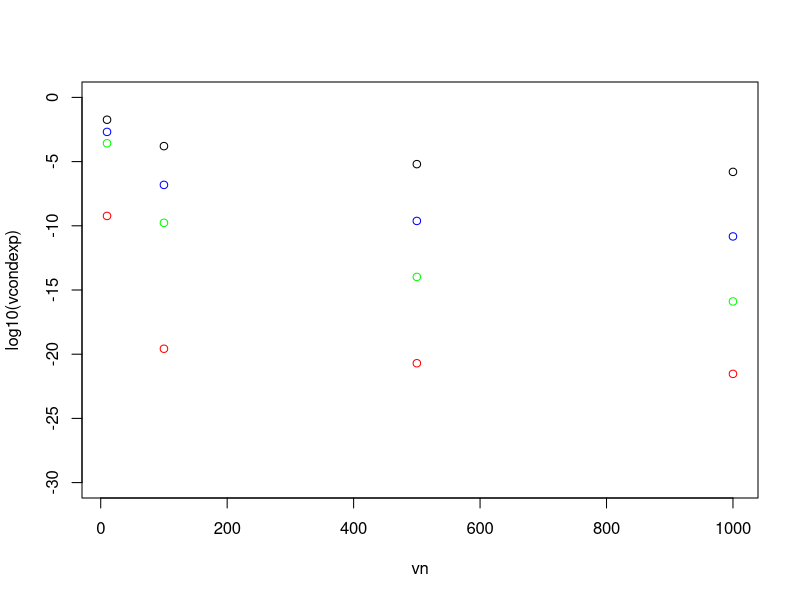
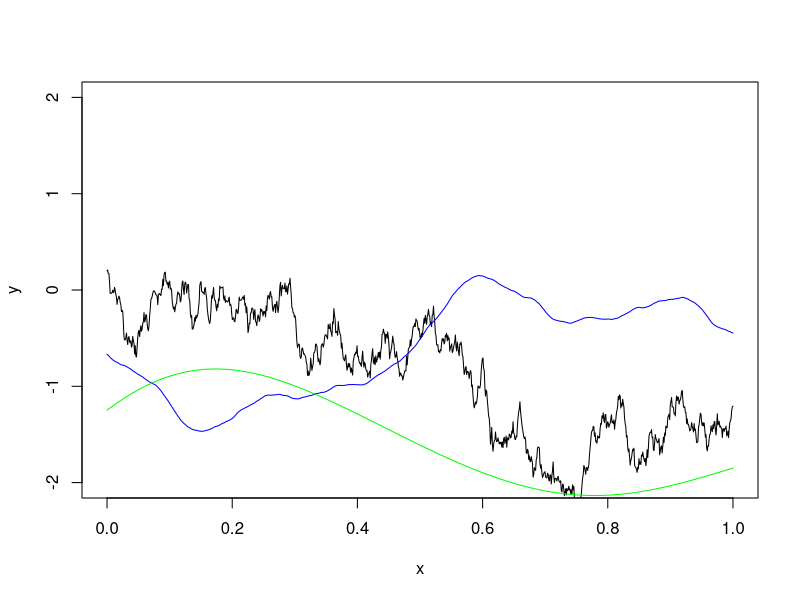
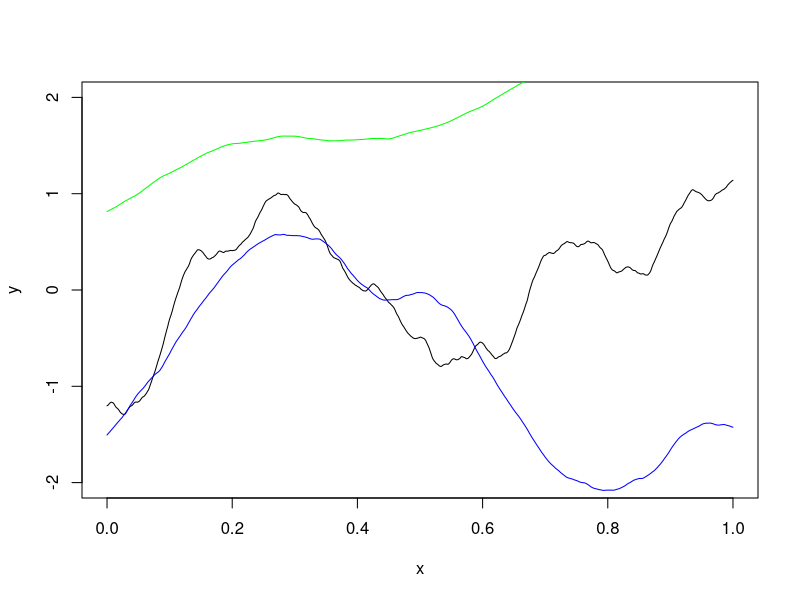

Recreate these plots in R, in order.



#Function covariance matrix
matern1s2 = function(x,y,sigma2,l) {
  M = outer(x,y,"-")
  M = sigma2*exp(-(abs(M)/l))
  return(M)
}

matern3s2 = function(x,y,sigma2,l) {
  M = outer(x,y,"-")
  M = sigma2*(1+sqrt(6)*(abs(M)/l))*exp(-sqrt(6)*(abs(M)/l))
  return(M)
}

matern5s2 = function(x,y,sigma2,l) {
  M = outer(x,y,"-")
  M = sigma2*(1+sqrt(10)*(abs(M)/l)+(10/3)*(abs(M)/l)^2)*exp(-sqrt(10)*(abs(M)/l))
  return(M)
}

gaussien = function(x,y,sigma2,l) {
  M = outer(x,y,"-")
  M = sigma2*exp(-(abs(M)/l)^2)
  return(M)
}


#covariance parameters we use
sigma2=1
l=0.5

#failure of the gaussien



# Condition number
vn = c(10,100,500,1000)
vcondexp = vn
vcond3s2 = vn
vcond5s2 = vn
vcondgauss = vn
for (i in 1:4) {
  x = seq(from=0,to=1,length=vn[i])
  R = matern1s2(x,x,sigma2,l)
  vcondexp[i] = rcond(R)
  R = matern3s2(x,x,sigma2,l)
  vcond3s2[i] = rcond(R)
  R = matern5s2(x,x,sigma2,l)
  vcond5s2[i] = rcond(R)
  R = gaussien(x,x,sigma2,l)
  vcondgauss[i] = rcond(R)
}

plot(vn,log10(vcondexp),ylim=c(-30,0))
points(vn,log10(vcond3s2),col='blue')
points(vn,log10(vcond5s2),col='green')
points(vn,log10(vcondgauss),col='red')

#comparaison regularite
nugget = 10^(-8)
n = 1000
x = seq(from=0,to=1,length=n)
R = matern1s2(x,x,sigma2,l) + nugget*diag(n)
CR = chol(R)
y = t(CR)%*%matrix(nrow=n,ncol=1,data=rnorm(n))
plot(x,y,ylim=c(-2,2),type='l')
R = matern3s2(x,x,sigma2,l) + nugget*diag(n)
CR = chol(R)
y = t(CR)%*%matrix(nrow=n,ncol=1,data=rnorm(n))
points(x,y,type='l',col='blue')
R = gaussien(x,x,sigma2,l) + nugget*diag(n)
CR = chol(R)
y = t(CR)%*%matrix(nrow=n,ncol=1,data=rnorm(n))
points(x,y,type='l',col='green')



#comparaison ell
nugget = 10^(-8)
n = 1000
x = seq(from=0,to=1,length=n)
R = matern3s2(x,x,sigma2,0.2) + nugget*diag(n)
CR = chol(R)
y = t(CR)%*%matrix(nrow=n,ncol=1,data=rnorm(n))
plot(x,y,ylim=c(-2,2),type='l')
R = matern3s2(x,x,sigma2,0.5) + nugget*diag(n)
CR = chol(R)
y = t(CR)%*%matrix(nrow=n,ncol=1,data=rnorm(n))
points(x,y,type='l',col='blue')
R = matern3s2(x,x,sigma2,1) + nugget*diag(n)
CR = chol(R)
y = t(CR)%*%matrix(nrow=n,ncol=1,data=rnorm(n))
points(x,y,type='l',col='green')



